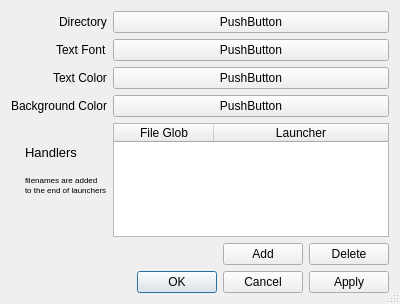
<?xml version="1.0" encoding="UTF-8"?>
<ui version="4.0">
 <class>Dialog</class>
 <widget class="QDialog" name="Dialog">
  <property name="geometry">
   <rect>
    <x>0</x>
    <y>0</y>
    <width>400</width>
    <height>304</height>
   </rect>
  </property>
  <property name="windowTitle">
   <string>Preferences</string>
  </property>
  <property name="sizeGripEnabled">
   <bool>true</bool>
  </property>
  <property name="modal">
   <bool>true</bool>
  </property>
  <layout class="QVBoxLayout" name="verticalLayout">
   <item>
    <layout class="QFormLayout" name="formLayout">
     <property name="fieldGrowthPolicy">
      <enum>QFormLayout::AllNonFixedFieldsGrow</enum>
     </property>
     <property name="labelAlignment">
      <set>Qt::AlignRight|Qt::AlignTrailing|Qt::AlignVCenter</set>
     </property>
     <property name="formAlignment">
      <set>Qt::AlignLeading|Qt::AlignLeft|Qt::AlignTop</set>
     </property>
     <item row="1" column="0">
      <widget class="QLabel" name="fontLabel">
       <property name="text">
        <string>Text Font</string>
       </property>
      </widget>
     </item>
     <item row="1" column="1">
      <widget class="QPushButton" name="fontButton">
       <property name="text">
        <string>PushButton</string>
       </property>
      </widget>
     </item>
     <item row="2" column="0">
      <widget class="QLabel" name="frontLabel">
       <property name="text">
        <string>Text Color</string>
       </property>
      </widget>
     </item>
     <item row="2" column="1">
      <widget class="QPushButton" name="frontButton">
       <property name="text">
        <string>PushButton</string>
       </property>
      </widget>
     </item>
     <item row="3" column="0">
      <widget class="QLabel" name="backLabel">
       <property name="text">
        <string>Background Color</string>
       </property>
      </widget>
     </item>
     <item row="3" column="1">
      <widget class="QPushButton" name="backButton">
       <property name="text">
        <string>PushButton</string>
       </property>
      </widget>
     </item>
     <item row="4" column="0">
      <widget class="QLabel" name="label">
       <property name="text">
        <string>&lt;!DOCTYPE HTML PUBLIC &quot;-//W3C//DTD HTML 4.0//EN&quot; &quot;http://www.w3.org/TR/REC-html40/strict.dtd&quot;&gt;
&lt;html&gt;&lt;head&gt;&lt;meta name=&quot;qrichtext&quot; content=&quot;1&quot; /&gt;&lt;style type=&quot;text/css&quot;&gt;
p, li { white-space: pre-wrap; }
&lt;/style&gt;&lt;/head&gt;&lt;body style=&quot; font-family:'DejaVu Sans'; font-size:10pt; font-weight:400; font-style:normal;&quot;&gt;
&lt;p style=&quot; margin-top:0px; margin-bottom:0px; margin-left:0px; margin-right:0px; -qt-block-indent:0; text-indent:0px;&quot;&gt;Handlers&lt;/p&gt;
&lt;p style=&quot;-qt-paragraph-type:empty; margin-top:0px; margin-bottom:0px; margin-left:0px; margin-right:0px; -qt-block-indent:0; text-indent:0px;&quot;&gt;&lt;/p&gt;
&lt;p style=&quot; margin-top:0px; margin-bottom:0px; margin-left:0px; margin-right:0px; -qt-block-indent:0; text-indent:0px;&quot;&gt;&lt;span style=&quot; font-size:6pt;&quot;&gt;filenames are added&lt;/span&gt;&lt;/p&gt;
&lt;p style=&quot; margin-top:0px; margin-bottom:0px; margin-left:0px; margin-right:0px; -qt-block-indent:0; text-indent:0px;&quot;&gt;&lt;span style=&quot; font-size:6pt;&quot;&gt;to the end of launchers&lt;/span&gt;&lt;/p&gt;
&lt;p style=&quot;-qt-paragraph-type:empty; margin-top:0px; margin-bottom:0px; margin-left:0px; margin-right:0px; -qt-block-indent:0; text-indent:0px; font-size:6pt;&quot;&gt;&lt;/p&gt;&lt;/body&gt;&lt;/html&gt;</string>
       </property>
       <property name="alignment">
        <set>Qt::AlignLeading|Qt::AlignLeft|Qt::AlignVCenter</set>
       </property>
      </widget>
     </item>
     <item row="4" column="1">
      <widget class="QTableWidget" name="handlersTable">
       <property name="sizePolicy">
        <sizepolicy hsizetype="Expanding" vsizetype="Expanding">
         <horstretch>0</horstretch>
         <verstretch>0</verstretch>
        </sizepolicy>
       </property>
       <property name="gridStyle">
        <enum>Qt::DotLine</enum>
       </property>
       <property name="sortingEnabled">
        <bool>false</bool>
       </property>
       <attribute name="horizontalHeaderCascadingSectionResizes">
        <bool>false</bool>
       </attribute>
       <attribute name="horizontalHeaderStretchLastSection">
        <bool>true</bool>
       </attribute>
       <attribute name="horizontalHeaderStretchLastSection">
        <bool>true</bool>
       </attribute>
       <attribute name="horizontalHeaderCascadingSectionResizes">
        <bool>false</bool>
       </attribute>
       <column>
        <property name="text">
         <string>File Glob</string>
        </property>
       </column>
       <column>
        <property name="text">
         <string>Launcher</string>
        </property>
       </column>
      </widget>
     </item>
     <item row="5" column="1">
      <layout class="QHBoxLayout" name="horizontalLayout">
       <item>
        <spacer name="horizontalSpacer">
         <property name="orientation">
          <enum>Qt::Horizontal</enum>
         </property>
         <property name="sizeHint" stdset="0">
          <size>
           <width>40</width>
           <height>20</height>
          </size>
         </property>
        </spacer>
       </item>
       <item>
        <widget class="QPushButton" name="addButton">
         <property name="text">
          <string>Add</string>
         </property>
        </widget>
       </item>
       <item>
        <widget class="QPushButton" name="removeButton">
         <property name="text">
          <string>Delete</string>
         </property>
        </widget>
       </item>
      </layout>
     </item>
     <item row="0" column="0">
      <widget class="QLabel" name="label_2">
       <property name="text">
        <string>Directory</string>
       </property>
      </widget>
     </item>
     <item row="0" column="1">
      <widget class="QPushButton" name="directoryButton">
       <property name="text">
        <string>PushButton</string>
       </property>
      </widget>
     </item>
    </layout>
   </item>
   <item>
    <widget class="QDialogButtonBox" name="buttonBox">
     <property name="orientation">
      <enum>Qt::Horizontal</enum>
     </property>
     <property name="standardButtons">
      <set>QDialogButtonBox::Apply|QDialogButtonBox::Cancel|QDialogButtonBox::Ok</set>
     </property>
    </widget>
   </item>
  </layout>
 </widget>
 <resources/>
 <connections>
  <connection>
   <sender>buttonBox</sender>
   <signal>accepted()</signal>
   <receiver>Dialog</receiver>
   <slot>accept()</slot>
   <hints>
    <hint type="sourcelabel">
     <x>248</x>
     <y>254</y>
    </hint>
    <hint type="destinationlabel">
     <x>157</x>
     <y>274</y>
    </hint>
   </hints>
  </connection>
  <connection>
   <sender>buttonBox</sender>
   <signal>rejected()</signal>
   <receiver>Dialog</receiver>
   <slot>reject()</slot>
   <hints>
    <hint type="sourcelabel">
     <x>316</x>
     <y>260</y>
    </hint>
    <hint type="destinationlabel">
     <x>286</x>
     <y>274</y>
    </hint>
   </hints>
  </connection>
 </connections>
</ui>
